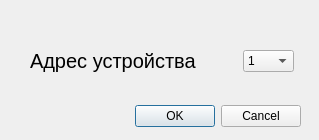
<?xml version="1.0" encoding="UTF-8"?>
<ui version="4.0">
 <class>Dialog</class>
 <widget class="QDialog" name="Dialog">
  <property name="geometry">
   <rect>
    <x>0</x>
    <y>0</y>
    <width>319</width>
    <height>140</height>
   </rect>
  </property>
  <property name="windowTitle">
   <string>Dialog</string>
  </property>
  <widget class="QDialogButtonBox" name="buttonBox">
   <property name="geometry">
    <rect>
     <x>0</x>
     <y>100</y>
     <width>301</width>
     <height>32</height>
    </rect>
   </property>
   <property name="orientation">
    <enum>Qt::Horizontal</enum>
   </property>
   <property name="standardButtons">
    <set>QDialogButtonBox::Cancel|QDialogButtonBox::Ok</set>
   </property>
  </widget>
  <widget class="QLabel" name="label">
   <property name="geometry">
    <rect>
     <x>30</x>
     <y>40</y>
     <width>171</width>
     <height>41</height>
    </rect>
   </property>
   <property name="font">
    <font>
     <pointsize>15</pointsize>
    </font>
   </property>
   <property name="text">
    <string>Адрес устройства</string>
   </property>
  </widget>
  <widget class="QComboBox" name="comboBox">
   <property name="geometry">
    <rect>
     <x>243</x>
     <y>50</y>
     <width>51</width>
     <height>22</height>
    </rect>
   </property>
   <item>
    <property name="text">
     <string>1</string>
    </property>
   </item>
   <item>
    <property name="text">
     <string>2</string>
    </property>
   </item>
   <item>
    <property name="text">
     <string>3</string>
    </property>
   </item>
   <item>
    <property name="text">
     <string>4</string>
    </property>
   </item>
   <item>
    <property name="text">
     <string>5</string>
    </property>
   </item>
   <item>
    <property name="text">
     <string>6</string>
    </property>
   </item>
   <item>
    <property name="text">
     <string>7</string>
    </property>
   </item>
   <item>
    <property name="text">
     <string>8</string>
    </property>
   </item>
   <item>
    <property name="text">
     <string>9</string>
    </property>
   </item>
   <item>
    <property name="text">
     <string>10</string>
    </property>
   </item>
   <item>
    <property name="text">
     <string>11</string>
    </property>
   </item>
   <item>
    <property name="text">
     <string>12</string>
    </property>
   </item>
   <item>
    <property name="text">
     <string>13</string>
    </property>
   </item>
   <item>
    <property name="text">
     <string>14</string>
    </property>
   </item>
   <item>
    <property name="text">
     <string>15</string>
    </property>
   </item>
  </widget>
 </widget>
 <resources/>
 <connections>
  <connection>
   <sender>buttonBox</sender>
   <signal>accepted()</signal>
   <receiver>Dialog</receiver>
   <slot>accept()</slot>
   <hints>
    <hint type="sourcelabel">
     <x>248</x>
     <y>254</y>
    </hint>
    <hint type="destinationlabel">
     <x>157</x>
     <y>274</y>
    </hint>
   </hints>
  </connection>
  <connection>
   <sender>buttonBox</sender>
   <signal>rejected()</signal>
   <receiver>Dialog</receiver>
   <slot>reject()</slot>
   <hints>
    <hint type="sourcelabel">
     <x>316</x>
     <y>260</y>
    </hint>
    <hint type="destinationlabel">
     <x>286</x>
     <y>274</y>
    </hint>
   </hints>
  </connection>
 </connections>
</ui>
